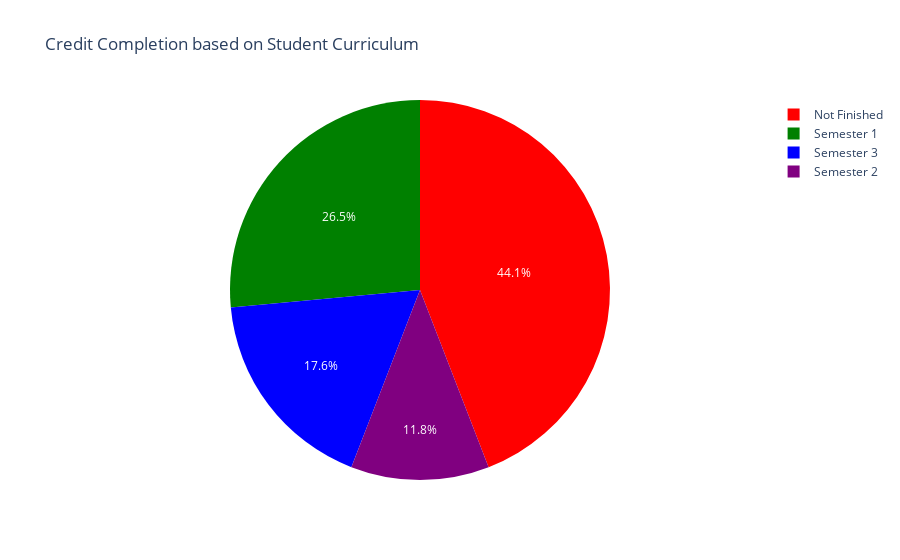

Source (notebook cell):
### Code cell
fig_creditsem = go.Figure(data=[go.Pie(labels=labels_credits, values=values_credits)])
fig_creditsem.update_traces(hoverinfo='label+percent',
                  marker=dict(colors=colors))
fig_creditsem.update_layout(title='Credit Completion based on Student Curriculum')

### Figure 1 — Plotly figure (JSON) as saved in the notebook; plotly's stock layout.template omitted (floating-point values rounded to 4 significant figures)
{"data": [{"hoverinfo": "label+percent", "labels": ["Semester 1", "Semester 2", "Semester 3", "Not Finished"], "marker": {"colors": ["green", "purple", "blue", "red"]}, "type": "pie", "values": [9, 4, 6, 15]}], "layout": {"title": {"text": "Credit Completion based on Student Curriculum"}}}
